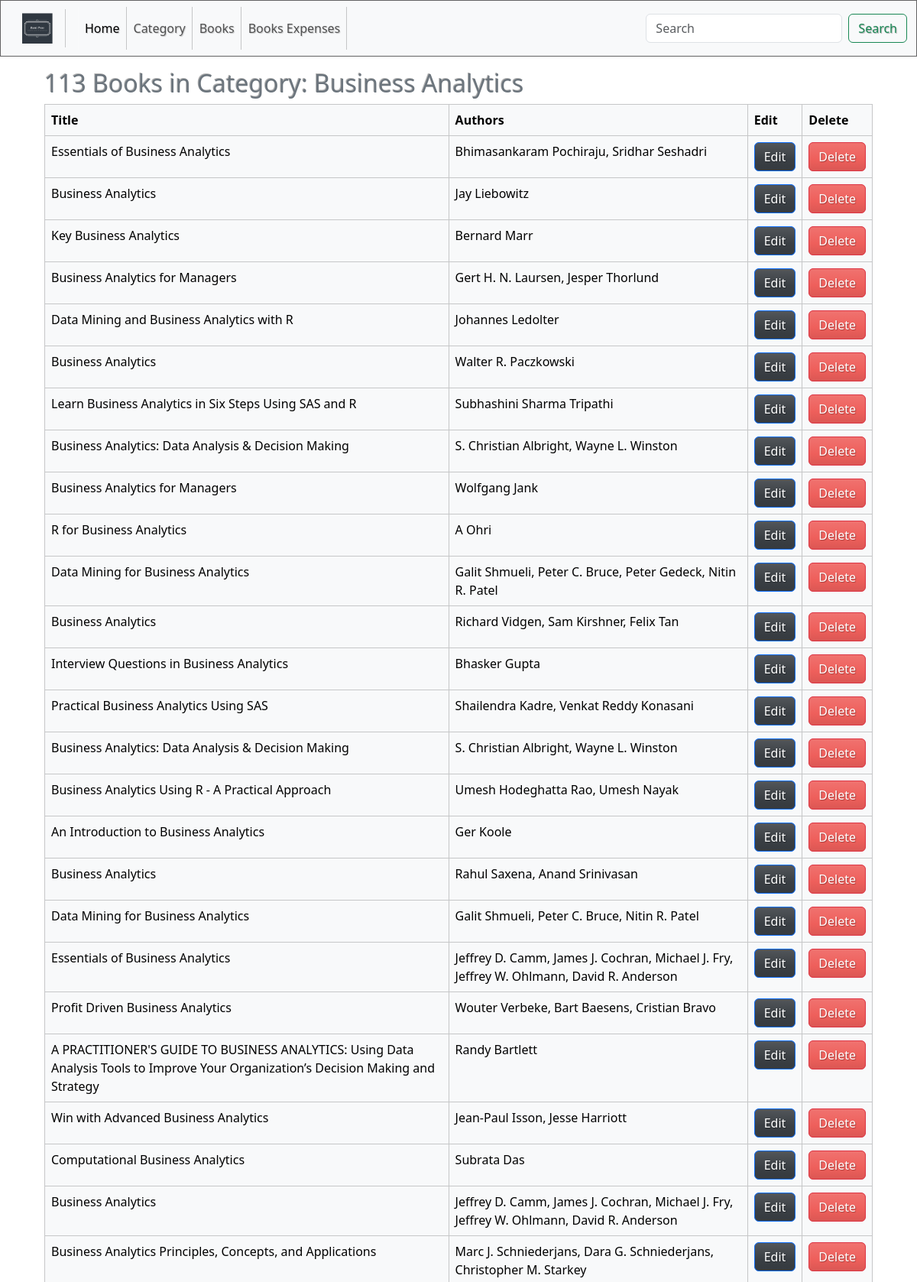
The page /books-by-category/1/ (upper part) on the database its author committed.
### rumi_app/models.py (models this page shows, shortened)
class Category(models.Model):
    slug = models.SlugField()
    name = models.CharField(max_length=255, db_index=True)

class Book(models.Model):
    storeId = models.CharField(max_length=50, db_index=True)
    title = models.CharField(max_length=255, db_index=True)
    subtitle = models.CharField(max_length=255, db_index=True, null=True, blank=True)
    authors = models.CharField(max_length=255, db_index=True)
    publisher = models.CharField(max_length=255, db_index=True)
    published_date = models.DateField()
    category = models.ForeignKey(Category, on_delete=models.CASCADE)
    distribution_expense = models.DecimalField(max_digits=5, decimal_places=2)

### rumi_app/views.py (the view)
# urls.py: path('books-by-category/<int:category_id>/', books_by_category, name='books_by_category'),
def books_by_category(request, category_id):
    category = Category.objects.get(pk=category_id)
    books = Book.objects.filter(category=category)
    book_count = books.count()
    return render(request, 'category/books_by_category.html', {'category': category, 'books': books, 'book_count': book_count})

### templates/category/books_by_category.html
{% extends 'base.html' %}
{% block content %}
<div class="container p-3">
    <h2 class="text-secondary"> {{book_count}} Books in Category: {{ category.name }}</h2>
    <table class="table table-bordered table-light tabble-striped" style="width: 100%;">
        <thead>
            <tr>
                <th>Title</th>
                <th>Authors</th>
                <th>Edit</th>
                <th>Delete</th>
            </tr>
        </thead>
        <tbody>
            {% for book in books %}
                <tr>
                    <td>{{ book.title }}</td>
                    <td>{{ book.authors }}</td>
                    <td>
                        <a href="{% url 'book_update' book.id %}" class="btn btn-primary">
                            Edit
                        </a>
                    </td>
                    <td>
                        <a href="{% url 'book_delete' book.id %}" class="btn btn-danger">
                            Delete
                        </a>
                    </td>
                </tr>
            {% endfor %}
        </tbody>
    </table>
</div>
{% endblock %}

### static/css/style.css (style rules this page uses)
html { font-size: 14px; }
@media (min-width: 768px) { html { font-size: 16px; } }
body { margin-bottom: 60px; display: flex; flex-direction: column; min-height: 100vh; }

### rows shown on the page
Category: name "Business Analytics"
Book: title "Essentials of Business Analytics", authors "Bhimasankaram Pochiraju, Sridhar Seshadri"
Book: title "Business Analytics", authors "Jay Liebowitz"
Book: title "Key Business Analytics", authors "Bernard Marr"
Book: title "Business Analytics for Managers", authors "Gert H. N. Laursen, Jesper Thorlund"
Book: title "Data Mining and Business Analytics with R", authors "Johannes Ledolter"
Book: title "Business Analytics", authors "Walter R. Paczkowski"
Book: title "Learn Business Analytics in Six Steps Using SAS and R", authors "Subhashini Sharma Tripathi"
Book: title "Business Analytics: Data Analysis & Decision Making", authors "S. Christian Albright, Wayne L. Winston"
Book: title "Business Analytics for Managers", authors "Wolfgang Jank"
Book: title "R for Business Analytics", authors "A Ohri"
Book: title "Data Mining for Business Analytics", authors "Galit Shmueli, Peter C. Bruce, Peter Gedeck, Nitin R. Patel"
Book: title "Business Analytics", authors "Richard Vidgen, Sam Kirshner, Felix Tan"
Book: title "Interview Questions in Business Analytics", authors "Bhasker Gupta"
Book: title "Practical Business Analytics Using SAS", authors "Shailendra Kadre, Venkat Reddy Konasani"
Book: title "Business Analytics: Data Analysis & Decision Making", authors "S. Christian Albright, Wayne L. Winston"
Book: title "Business Analytics Using R - A Practical Approach", authors "Umesh Hodeghatta Rao, Umesh Nayak"
Book: title "An Introduction to Business Analytics", authors "Ger Koole"
Book: title "Business Analytics", authors "Rahul Saxena, Anand Srinivasan"
Book: title "Data Mining for Business Analytics", authors "Galit Shmueli, Peter C. Bruce, Nitin R. Patel"
Book: title "Essentials of Business Analytics", authors "Jeffrey D. Camm, James J. Cochran, Michael J. Fry, Jeffrey W. Ohlmann, David R. Anderson"
Book: title "Profit Driven Business Analytics", authors "Wouter Verbeke, Bart Baesens, Cristian Bravo"
Book: title "A PRACTITIONER'S GUIDE TO BUSINESS ANALYTICS: Using Data Analysis Tools to Improve Your Organization’s Decision Making and Strategy", authors "Randy Bartlett"
Book: title "Win with Advanced Business Analytics", authors "Jean-Paul Isson, Jesse Harriott"
Book: title "Computational Business Analytics", authors "Subrata Das"
Book: title "Business Analytics", authors "Jeffrey D. Camm, James J. Cochran, Michael J. Fry, Jeffrey W. Ohlmann, David R. Anderson"
Book: title "Business Analytics Principles, Concepts, and Applications", authors "Marc J. Schniederjans, Dara G. Schniederjans, Christopher M. Starkey"

### other values the page prints
{{ book_count }} "113"
